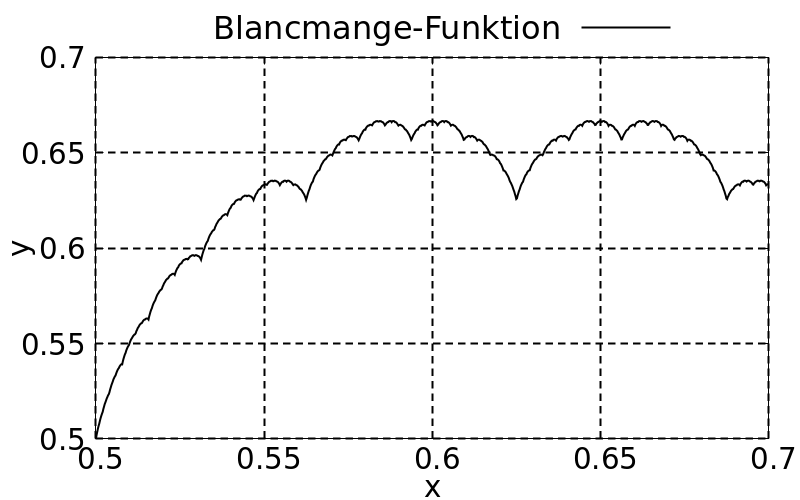

Here is the gnuplot script that generated this plot:
load "template/function-plot.gnuplot"

set key outside above

set xrange [0.5:0.7]
set yrange [0.5:0.7]

set xtics 0.05
set ytics 0.05

blanc(x,n) = tri(2**n*x)/2**n
tri(x) = abs(x-floor(x+0.5))

plot sum [n=0:20] blanc(x,n) lc 0 lw 2 title "Blancmange-Funktion"
